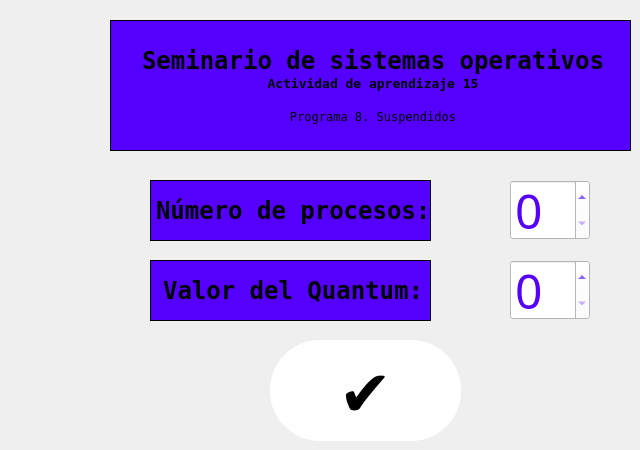
    <widget class="QWidget" name="capturaProcesos">
     <property name="font">
      <font>
       <pointsize>12</pointsize>
      </font>
     </property>
     <widget class="QSpinBox" name="processNumberSP">
      <property name="geometry">
       <rect>
        <x>510</x>
        <y>180</y>
        <width>80</width>
        <height>60</height>
       </rect>
      </property>
      <property name="minimumSize">
       <size>
        <width>80</width>
        <height>60</height>
       </size>
      </property>
      <property name="maximumSize">
       <size>
        <width>30</width>
        <height>30</height>
       </size>
      </property>
      <property name="font">
       <font>
        <family>Bernard MT Condensed</family>
        <pointsize>36</pointsize>
       </font>
      </property>
      <property name="cursor">
       <cursorShape>ArrowCursor</cursorShape>
      </property>
      <property name="focusPolicy">
       <enum>Qt::WheelFocus</enum>
      </property>
      <property name="contextMenuPolicy">
       <enum>Qt::DefaultContextMenu</enum>
      </property>
      <property name="accessibleName">
       <string/>
      </property>
      <property name="layoutDirection">
       <enum>Qt::LeftToRight</enum>
      </property>
      <property name="autoFillBackground">
       <bool>false</bool>
      </property>
      <property name="styleSheet">
       <string notr="true">background-color: rgb(255, 255, 255);
color: rgb(85, 0, 255);;</string>
      </property>
      <property name="wrapping">
       <bool>false</bool>
      </property>
      <property name="buttonSymbols">
       <enum>QAbstractSpinBox::UpDownArrows</enum>
      </property>
      <property name="correctionMode">
       <enum>QAbstractSpinBox::CorrectToPreviousValue</enum>
      </property>
      <property name="suffix">
       <string/>
      </property>
      <property name="minimum">
       <number>0</number>
      </property>
      <property name="stepType">
       <enum>QAbstractSpinBox::DefaultStepType</enum>
      </property>
     </widget>
     <widget class="QPushButton" name="processAcountPB">
      <property name="enabled">
       <bool>false</bool>
      </property>
      <property name="geometry">
       <rect>
        <x>270</x>
        <y>340</y>
        <width>191</width>
        <height>101</height>
       </rect>
      </property>
      <property name="sizePolicy">
       <sizepolicy hsizetype="Preferred" vsizetype="Fixed">
        <horstretch>0</horstretch>
        <verstretch>0</verstretch>
       </sizepolicy>
      </property>
      <property name="minimumSize">
       <size>
        <width>0</width>
        <height>25</height>
       </size>
      </property>
      <property name="font">
       <font>
        <family>Bernard MT Condensed</family>
        <pointsize>48</pointsize>
       </font>
      </property>
      <property name="styleSheet">
       <string notr="true">QPushButton {
        background-color: rgb(255, 255, 255);
        border: none;
        color: rgb(0, 0, 0);
        border-radius: 50px;
}

QPushButton:hover {
        background-color: rgb(157, 157, 157);
}

QPushButton:pressed {
        background-color:rgb(85, 0, 255)
}</string>
      </property>
      <property name="text">
       <string>✔</string>
      </property>
      <property name="icon">
       <iconset>
        <normaloff>Palo,a.ico</normaloff>Palo,a.ico</iconset>
      </property>
      <property name="iconSize">
       <size>
        <width>100</width>
        <height>100</height>
       </size>
      </property>
      <property name="shortcut">
       <string/>
      </property>
     </widget>
     <widget class="QLabel" name="label_4">
      <property name="geometry">
       <rect>
        <x>150</x>
        <y>180</y>
        <width>281</width>
        <height>61</height>
       </rect>
      </property>
      <property name="font">
       <font>
        <family>Fixedsys</family>
       </font>
      </property>
      <property name="styleSheet">
       <string notr="true">background-color: rgb(85, 0, 255);</string>
      </property>
      <property name="frameShape">
       <enum>QFrame::Panel</enum>
      </property>
      <property name="text">
       <string>&lt;!DOCTYPE HTML PUBLIC &quot;-//W3C//DTD HTML 4.0//EN&quot; &quot;http://www.w3.org/TR/REC-html40/strict.dtd&quot;&gt;
&lt;html&gt;&lt;head&gt;&lt;meta name=&quot;qrichtext&quot; content=&quot;1&quot; /&gt;&lt;meta charset=&quot;utf-8&quot; /&gt;&lt;style type=&quot;text/css&quot;&gt;
p, li { white-space: pre-wrap; }
hr { height: 1px; border-width: 0; }
&lt;/style&gt;&lt;/head&gt;&lt;body style=&quot; font-family:'Fixedsys'; font-size:9pt; font-weight:400; font-style:normal;&quot;&gt;
&lt;p align=&quot;center&quot; style=&quot; margin-top:0px; margin-bottom:0px; margin-left:0px; margin-right:0px; -qt-block-indent:0; text-indent:0px;&quot;&gt;&lt;span style=&quot; font-family:'Segoe UI'; font-size:18pt; font-weight:700;&quot;&gt;Número de procesos:&lt;/span&gt;&lt;/p&gt;&lt;/body&gt;&lt;/html&gt;</string>
      </property>
     </widget>
     <widget class="QLabel" name="label_7">
      <property name="geometry">
       <rect>
        <x>110</x>
        <y>20</y>
        <width>521</width>
        <height>131</height>
       </rect>
      </property>
      <property name="font">
       <font>
        <family>Fixedsys</family>
       </font>
      </property>
      <property name="styleSheet">
       <string notr="true">background-color: rgb(85, 0, 255);</string>
      </property>
      <property name="frameShape">
       <enum>QFrame::Panel</enum>
      </property>
      <property name="text">
       <string>&lt;!DOCTYPE HTML PUBLIC &quot;-//W3C//DTD HTML 4.0//EN&quot; &quot;http://www.w3.org/TR/REC-html40/strict.dtd&quot;&gt;
&lt;html&gt;&lt;head&gt;&lt;meta name=&quot;qrichtext&quot; content=&quot;1&quot; /&gt;&lt;meta charset=&quot;utf-8&quot; /&gt;&lt;style type=&quot;text/css&quot;&gt;
p, li { white-space: pre-wrap; }
hr { height: 1px; border-width: 0; }
&lt;/style&gt;&lt;/head&gt;&lt;body style=&quot; font-family:'Fixedsys'; font-size:9pt; font-weight:400; font-style:normal;&quot;&gt;
&lt;p align=&quot;center&quot; style=&quot; margin-top:0px; margin-bottom:0px; margin-left:0px; margin-right:0px; -qt-block-indent:0; text-indent:0px;&quot;&gt;&lt;span style=&quot; font-family:'Segoe UI'; font-size:18pt; font-weight:700;&quot;&gt;Seminario de sistemas operativos&lt;/span&gt;&lt;/p&gt;
&lt;p align=&quot;center&quot; style=&quot; margin-top:0px; margin-bottom:0px; margin-left:0px; margin-right:0px; -qt-block-indent:0; text-indent:0px;&quot;&gt;&lt;span style=&quot; font-family:'Segoe UI'; font-size:10pt; font-weight:700;&quot;&gt;Actividad de aprendizaje 15&lt;/span&gt;&lt;/p&gt;
&lt;p style=&quot;-qt-paragraph-type:empty; margin-top:0px; margin-bottom:0px; margin-left:0px; margin-right:0px; -qt-block-indent:0; text-indent:0px; font-family:'Segoe UI'; font-size:10pt; font-weight:700;&quot;&gt;&lt;br /&gt;&lt;/p&gt;
&lt;p align=&quot;center&quot; style=&quot; margin-top:0px; margin-bottom:0px; margin-left:0px; margin-right:0px; -qt-block-indent:0; text-indent:0px;&quot;&gt;Programa 8. Suspendidos&lt;/p&gt;&lt;/body&gt;&lt;/html&gt;</string>
      </property>
     </widget>
     <widget class="QSpinBox" name="quantumSP">
      <property name="geometry">
       <rect>
        <x>510</x>
        <y>260</y>
        <width>80</width>
        <height>60</height>
       </rect>
      </property>
      <property name="minimumSize">
       <size>
        <width>80</width>
        <height>60</height>
       </size>
      </property>
      <property name="maximumSize">
       <size>
        <width>30</width>
        <height>30</height>
       </size>
      </property>
      <property name="font">
       <font>
        <family>Bernard MT Condensed</family>
        <pointsize>36</pointsize>
       </font>
      </property>
      <property name="cursor">
       <cursorShape>ArrowCursor</cursorShape>
      </property>
      <property name="focusPolicy">
       <enum>Qt::WheelFocus</enum>
      </property>
      <property name="contextMenuPolicy">
       <enum>Qt::DefaultContextMenu</enum>
      </property>
      <property name="accessibleName">
       <string/>
      </property>
      <property name="layoutDirection">
       <enum>Qt::LeftToRight</enum>
      </property>
      <property name="autoFillBackground">
       <bool>false</bool>
      </property>
      <property name="styleSheet">
       <string notr="true">background-color: rgb(255, 255, 255);
color: rgb(85, 0, 255);;</string>
      </property>
      <property name="wrapping">
       <bool>false</bool>
      </property>
      <property name="buttonSymbols">
       <enum>QAbstractSpinBox::UpDownArrows</enum>
      </property>
      <property name="correctionMode">
       <enum>QAbstractSpinBox::CorrectToPreviousValue</enum>
      </property>
      <property name="suffix">
       <string/>
      </property>
      <property name="minimum">
       <number>0</number>
      </property>
      <property name="stepType">
       <enum>QAbstractSpinBox::DefaultStepType</enum>
      </property>
     </widget>
     <widget class="QLabel" name="label_6">
      <property name="geometry">
       <rect>
        <x>150</x>
        <y>260</y>
        <width>281</width>
        <height>61</height>
       </rect>
      </property>
      <property name="font">
       <font>
        <family>Fixedsys</family>
       </font>
      </property>
      <property name="styleSheet">
       <string notr="true">background-color: rgb(85, 0, 255);</string>
      </property>
      <property name="frameShape">
       <enum>QFrame::Panel</enum>
      </property>
      <property name="text">
       <string>&lt;!DOCTYPE HTML PUBLIC &quot;-//W3C//DTD HTML 4.0//EN&quot; &quot;http://www.w3.org/TR/REC-html40/strict.dtd&quot;&gt;
&lt;html&gt;&lt;head&gt;&lt;meta name=&quot;qrichtext&quot; content=&quot;1&quot; /&gt;&lt;meta charset=&quot;utf-8&quot; /&gt;&lt;style type=&quot;text/css&quot;&gt;
p, li { white-space: pre-wrap; }
hr { height: 1px; border-width: 0; }
&lt;/style&gt;&lt;/head&gt;&lt;body style=&quot; font-family:'Fixedsys'; font-size:9pt; font-weight:400; font-style:normal;&quot;&gt;
&lt;p align=&quot;center&quot; style=&quot; margin-top:0px; margin-bottom:0px; margin-left:0px; margin-right:0px; -qt-block-indent:0; text-indent:0px;&quot;&gt;&lt;span style=&quot; font-family:'Segoe UI'; font-size:18pt; font-weight:700;&quot;&gt;Valor del Quantum:&lt;/span&gt;&lt;/p&gt;&lt;/body&gt;&lt;/html&gt;</string>
      </property>
     </widget>
    </widget>
